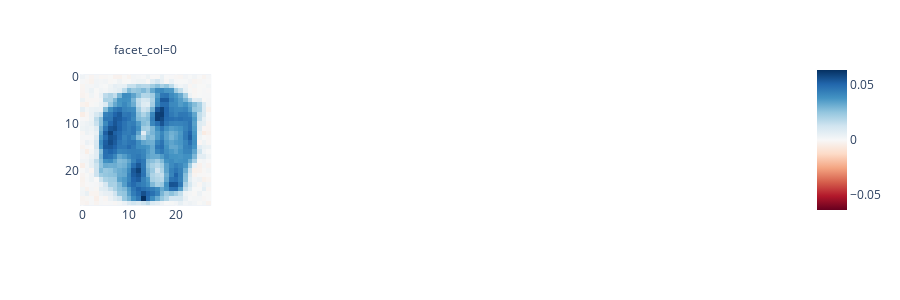

The cell this chart's notebook holds for it:
### Code cell
color = dict(color_continuous_scale="RdBu", color_continuous_midpoint=0.0)
px.imshow(
    vecs[-1:, :-1].view(-1, 28, 28).cpu(),
    facet_col=0,
    facet_col_wrap=5,
    height=300,
    **color,
).show()

### Figure 1 — Plotly figure (JSON) as saved in the notebook; plotly's stock layout.template omitted (floating-point values rounded to 4 significant figures; data arrays with more than 128 entries replaced by an {"elided": "..."} marker saying what was removed)
{"data": [{"coloraxis": "coloraxis", "hovertemplate": "x: %{x}<br>y: %{y}<br>color: %{z}<extra></extra>", "name": "0", "type": "heatmap", "xaxis": "x", "yaxis": "y", "z": {"elided": "28x28 float values"}}], "layout": {"annotations": [{"font": {}, "showarrow": false, "text": "facet_col=0", "x": 0.092, "xanchor": "center", "xref": "paper", "y": 1, "yanchor": "bottom", "yref": "paper"}], "coloraxis": {"cmid": 0, "colorscale": [[0, "rgb(103,0,31)"], [0.1, "rgb(178,24,43)"], [0.2, "rgb(214,96,77)"], [0.3, "rgb(244,165,130)"], [0.4, "rgb(253,219,199)"], [0.5, "rgb(247,247,247)"], [0.6, "rgb(209,229,240)"], [0.7, "rgb(146,197,222)"], [0.8, "rgb(67,147,195)"], [0.9, "rgb(33,102,172)"], [1, "rgb(5,48,97)"]]}, "height": 300, "margin": {"t": 60}, "xaxis": {"anchor": "y", "constrain": "domain", "domain": [0, 0.184], "scaleanchor": "y"}, "xaxis2": {"anchor": "y2", "domain": [0.204, 0.388], "matches": "x"}, "xaxis3": {"anchor": "y3", "domain": [0.408, 0.592], "matches": "x"}, "xaxis4": {"anchor": "y4", "domain": [0.612, 0.796], "matches": "x"}, "xaxis5": {"anchor": "y5", "domain": [0.816, 1], "matches": "x"}, "yaxis": {"anchor": "x", "autorange": "reversed", "constrain": "domain", "domain": [0, 1]}, "yaxis2": {"anchor": "x2", "domain": [0, 1], "matches": "y", "showticklabels": false}, "yaxis3": {"anchor": "x3", "domain": [0, 1], "matches": "y", "showticklabels": false}, "yaxis4": {"anchor": "x4", "domain": [0, 1], "matches": "y", "showticklabels": false}, "yaxis5": {"anchor": "x5", "domain": [0, 1], "matches": "y", "showticklabels": false}}}
